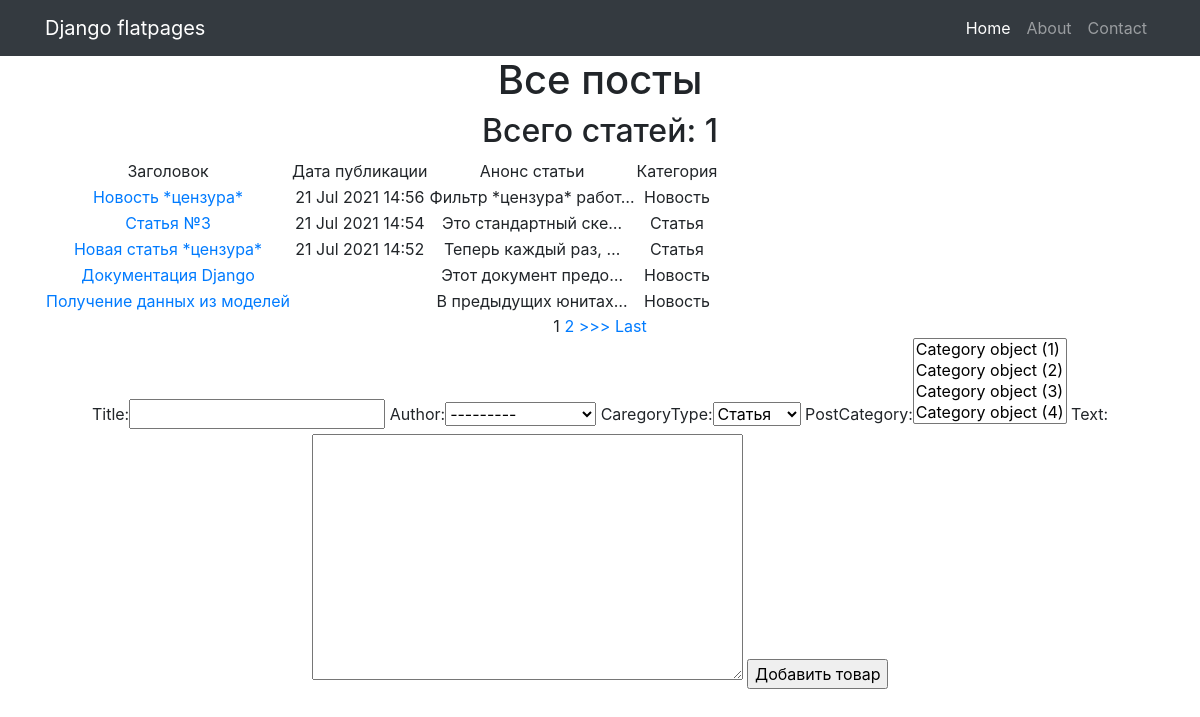
The app's page /posts/, older data.
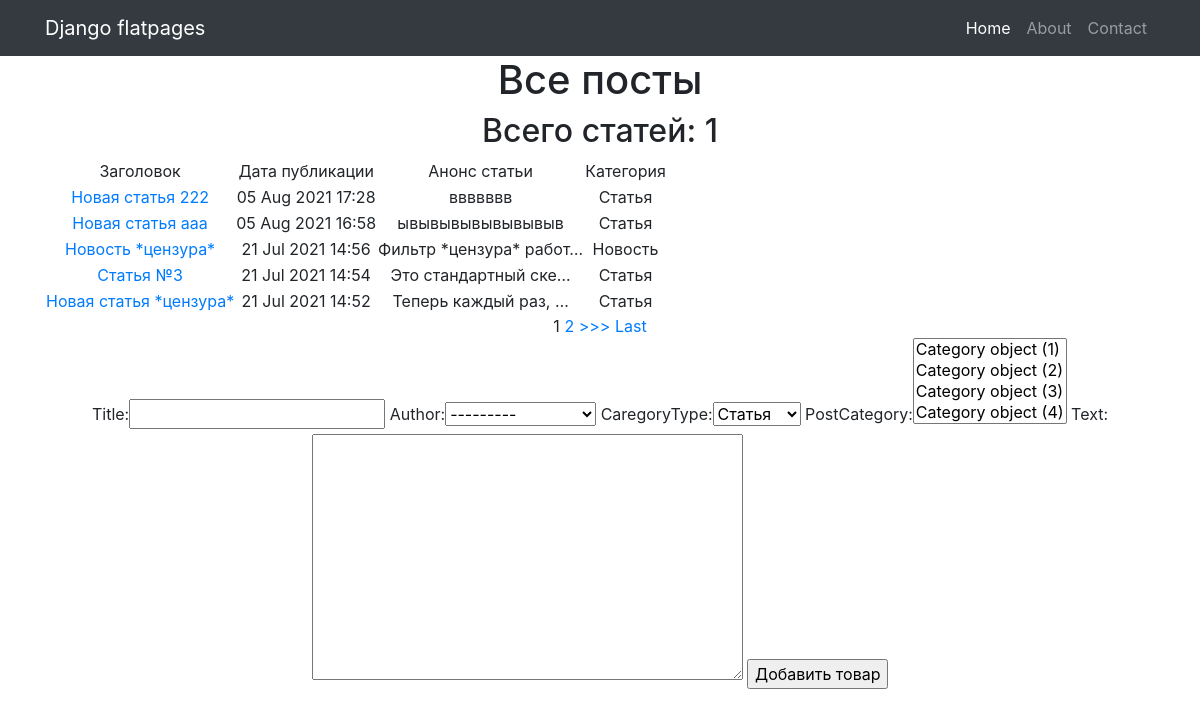
The same page, newer data.
### articles/models.py (models this page shows, shortened)
class Post(models.Model):
    author = models.ForeignKey(Author, on_delete=models.CASCADE)
    NEWS = 'NW'
    ARTICLE = 'AR'
    CATEGORY_CHOICES = (
        (NEWS, 'Новость'),
        (ARTICLE, 'Статья'),
    )
    caregoryType = models.CharField(max_length=2, choices=CATEGORY_CHOICES, default=ARTICLE)   # исправить опечатку
    dateCreation = models.DateTimeField(auto_now_add = True)
    postCategory = models.ManyToManyField(Category, through='PostCategory')
    title = models.CharField(max_length=128)
    text = models.TextField()
    rating = models.SmallIntegerField(default=0)

### articles/views.py (the view, shortened to what this page needs)
# urls.py: path('', PostList.as_view()),
class PostList(ListView):
    model = Post
    template_name = 'posts.html'
    context_object_name = 'posts'
    queryset = Post.objects.order_by('-dateCreation')
    paginate_by = 5  # поставим постраничный вывод в один элемент
    form_class = PostForm
    def get_context_data(self, **kwargs):
        context = super().get_context_data(**kwargs)
        context['news'] = Post.objects.all(),
        context['form'] = PostForm()
        return context

### articles/forms.py
class PostForm(ModelForm):
    class Meta:
        model = Post
        fields = ['title', 'author', 'caregoryType', 'postCategory', 'text']

### articles/templatetags/custom_filters.py (called while the page is built)
@register.filter(name='censor')
def censor(value):
    value_new = []
    value_list = value.split()
    for word in value_list:
        if word in censor_list:
            word = '*цензура*'
        value_new.append(word)
    value_censor = ' '.join(value_new)
    return value_censor

### templates/posts.html (shortened to what this page needs)
{% extends 'flatpages/default.html' %}
{% load custom_filters %}
{% block content %}
    <h1>Все посты</h1>
    <h2>Всего статей: {{ news|length }}</h2>
    {% if posts %}
        <table>
            <tr>
                <td>
                    Заголовок
                </td>
                <td>
                    Дата публикации
                </td>
                <td>
                    Анонс статьи
                </td>
                <td>
                    Категория
                </td>
            </tr>
            {% for post in posts %}
            <tr>
                <td>
                    <a href="{% url 'post_list' post.id %}">{{ post.title|censor }}</a>
                </td>
                <td>
                    {{ post.dateCreation|date:'d M Y' }} {{ post.dateCreation|time:"H:i" }}
                </td>
                <td>
                    {{ post.text|truncatechars:20|censor }}
                </td>
                <td>
                    {{ post.get_caregoryType_display }}
                </td>
            </tr>
        {% endfor %}
        </table>
    {% else %}
        <h2>Постов нет</h2>
    {% endif %}
{% if is_paginated %}
    {% for num in page_obj.paginator.page_range %}
        {% if page_obj.number == num %}
            <a>{{ num }}</a>
        {% elif num > page_obj.number|add:'-3' and num < page_obj.number|add:'3' %}
            <a href="?page={{ num }}">{{ num }}</a>
        {% endif %}
    {% endfor %}
    {% if page_obj.has_next %}
        <a href="?page={{ page_obj.next_page_number }}">>>></a>
        <a href="?page={{ page_obj.paginator.num_pages }}">Last</a>
    {% endif %}
{% endif %}
<form method="POST">
    {{ form }}
    <input type="submit" value="Добавить товар">
</form>
{% endblock content %}

Row changes from the older to the newer data that the page shows:
no longer on this page (row unchanged): Post: title|censor "Документация Django", text|censor "Этот документ предо…", caregoryType "Новость"
no longer on this page (row unchanged): Post: title|censor "Получение данных из моделей", text|censor "В предыдущих юнитах…", caregoryType "Новость"
added Post: title|censor "Новая статья 222", dateCreation "05 Aug 2021", dateCreation "17:28", text|censor "ввввввв", caregoryType "Статья"
added Post: title|censor "Новая статья ааа", dateCreation "05 Aug 2021", dateCreation "16:58", text|censor "ывывывывывывывыв", caregoryType "Статья"
